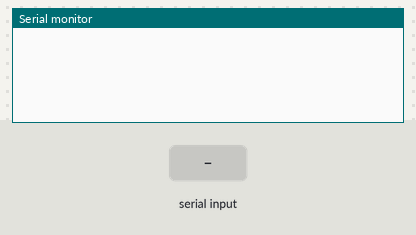
The sketch below on a simulated Arduino Mega 2560, built with avr-gcc and run on an emulated ATmega2560. Parts: the last lines printed to the serial monitor. The test bench sets the inputs (shaded band).

Above: at 1.2 s.
1.3 s: "90,45\n" received over Serial
At 2.5 s:
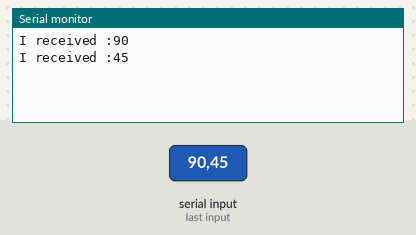
2.8 s: "30,150\n" received over Serial
At 3.9 s:
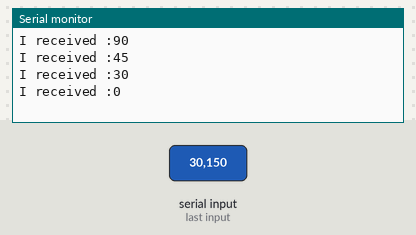
Timing chart, 0 to 5.8 s (numbered marks = the images above; inputs shaded):
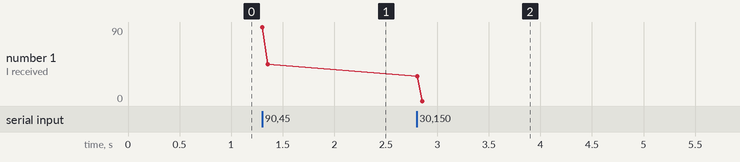

The sketch:

brushless_control.ino
```cpp
#include <ESC.h> //used for esc control

const int right_pin = 23;
ESC ESC_Right(right_pin);

int control_out = 0;

void setup()
{
   ESC_Right.Init() ;  //Set pin 2 as output
   Serial.begin(9600);
}
void loop()
{
   if (Serial.available()){
    control_out = Serial.parseInt();
    while(Serial.available()){
      byte who = Serial.read();
    }
    Serial.print("I received :");
    Serial.println(control_out);
   }
   ESC_Right.Control(control_out) ;     //setting pwm
   delay(50) ;
}
```

Measured:
- after the input at 1.3 s, the serial monitor: prints a new line at once (image 1)
- after the input at 2.8 s, the serial monitor: prints a new line at once (image 2)
- plotted number 1: 45 → 0 after the input at 2.8 s
